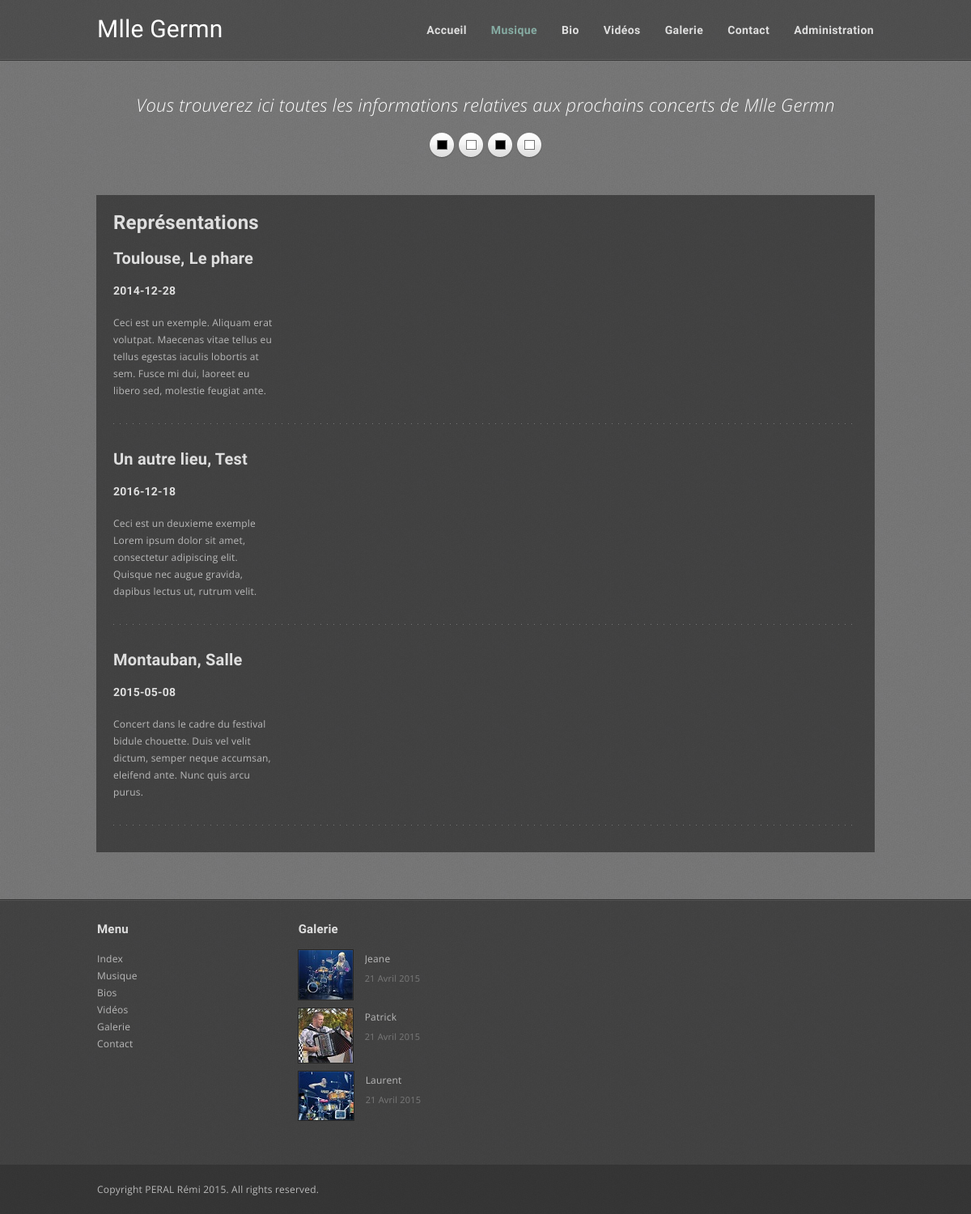
The app's page /concerts.php with its own data.
### tables this page shows
CREATE TABLE IF NOT EXISTS `concert` (
  `id` int(3) NOT NULL,
  `date` date NOT NULL,
  `lieu` varchar(50) NOT NULL,
  `description` text,
  PRIMARY KEY (`id`)
);

### concerts.php (the view, shortened to what this page needs)
<!DOCTYPE HTML>
<?php require("connexionBDD.php"); ?>
<html lang="en-US">
<head>
<link rel="stylesheet" type="text/css" media="all" href="style.css" />
<link rel="stylesheet" type="text/css" href="style/css/media-queries.css" />
<link rel="stylesheet" type="text/css" href="style/js/player/mediaelementplayer.css" />
</head>
<body>
<div class="scanlines"></div>
<div class="header-wrapper opacity">
	<div class="header">
		<div class="logo">
		    <a href="index.php">
				Mlle Germn
			</a>
	    </div>
		<div id="menu-wrapper">
			<div id="menu" class="menu">
				<ul id="tiny">
					<li><a href="index.php">Accueil</a>
					<li class="active"><a href="musique.php">Musique</a>
					</li>
					<li><a href="bio.php">Bio</a></li>
					<li><a href="videos.php">Vidéos</a></li>
					<li><a href="galerie.html">Galerie</a></li>
					<li><a href="contact.php">Contact</a></li>
					<li><a href="administration.php">Administration</a></li>
				</ul>
			</div>
		</div>
	</div>
</div>
<div class="wrapper">
<div class="intro">Vous trouverez ici toutes les informations relatives aux prochains concerts de Mlle Germn </div><ul class="social">
<li><a class="rss" href="#"></a></li><li><a class="facebook" href="#"></a></li><li><a class="rss" href="#"></a></li><li><a class="facebook" href="#"></a></li>
</ul>
<div class="box">
	<h1 class="title">Représentations</h1>
	<?php
		$req = "SELECT * FROM concert";
		$resultat = $connexion->query($req) or die ('Erreur dans la requête '.$sql);
		$nbLig=$resultat->rowcount();
		for ($i =0; $i < $nbLig; $i++)
		{
			$ligne = $resultat->fetch();
			$date = $ligne['date'];
			$description = $ligne['description'];
			$lieu = $ligne['lieu'];
		?>
    <h3><?php echo "$lieu"; ?></h3>
	<h6><?php echo "$date"; ?></h6>
    <div class="one-fourth">
      <p><?php echo "$description"; ?></p>
    </div>
	<hr />
<?php } ?>
</div>
</div>
<div class="footer-wrapper">
<div id="footer" class="four">
		<div id="first" class="widget-area">
			<div class="widget widget_archive">
				<h3 class="widget-title">Menu</h3>
				<ul>
					<li><a href="index.php">Index</a></li>
					<li><a href="musique.php">Musique</a></li>
					<li><a href="bio.php">Bios</a></li>
					<li><a href="videos.php">Vidéos</a></li>
					<li><a href="galerie.html">Galerie</a></li>
					<li><a href="contact.php">Contact</a></li>
				</ul>
			</div>
		</div>
		<div id="third" class="widget-area">
		<div id="example-widget-3" class="widget example">
			<h3 class="widget-title">Galerie</h3>
			<ul class="post-list">
			  	<li>
			  		<div class="frame">
			  			<a href="#"><img src="style/images/germn/jeane1Min.jpg" /></a>
			  		</div>
					<div class="meta">
					    <h6><a href="bio.php#jeane">Jeane</a></h6>
					    <em>21 Avril 2015</em>
				    </div>
				</li>
				<li>
			  		<div class="frame">
			  			<a href="#"><img src="style/images/germn/patrick1Min.jpg" /></a>
			  		</div>
					<div class="meta">
					    <h6><a href="bio.php#patrick">Patrick</a></h6>
					    <em>21 Avril 2015</em>
				    </div>
				</li>
				<li>
			  		<div class="frame">
			  			<a href="#"><img src="style/images/germn/laurent1Min.jpg" /></a>
			  		</div>
					<div class="meta">
					    <h6><a href="bio.php#laurent">Laurent</a></h6>
					    <em>21 Avril 2015</em>
				    </div>
				</li>
			</ul>
		</div>
		</div>
	</div>
</div>
<div class="site-generator-wrapper">
	<div class="site-generator">Copyright PERAL Rémi 2015. All rights reserved.</div>
</div>
</body>
</html>

### style/css/media-queries.css (style rules this page uses)
@media only screen and (min-device-width: 768px) and (max-device-width: 1024px) { .header, .wrapper, #footer, .site-generator { width:960px; } }

### records on screen
concert: lieu "Toulouse, Le phare", date "2014-12-28", description "Ceci est un exemple. Aliquam erat volutpat. Maecenas vitae tellus eu tellus egestas iaculis lobortis at sem. Fusce mi dui, laoreet eu libero sed, molestie feugiat ante."
concert: lieu "Un autre lieu, Test", date "2016-12-18", description "Ceci est un deuxieme exemple Lorem ipsum dolor sit amet, consectetur adipiscing elit. Quisque nec augue gravida, dapibus lectus ut, rutrum velit."
concert: lieu "Montauban, Salle", date "2015-05-08", description "Concert dans le cadre du festival bidule chouette. Duis vel velit dictum, semper neque accumsan, eleifend ante. Nunc quis arcu purus."
